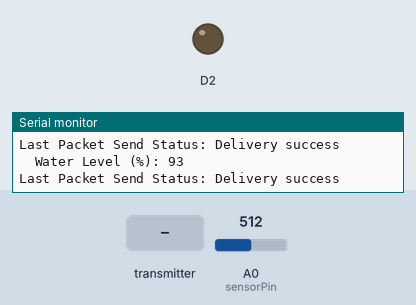
Simulated run of this sketch. Board: ESP8266 (NodeMCU). Shown: output pins drawn as LEDs (lit = HIGH), the last lines printed to the serial monitor. The inputs (shaded band) are chosen by the test bench; at power-on: A0 (sensorPin) = 512.

Above: at 1.2 s.
1.3 s: the transmitter starts sending tankmotor = 1
At 3.2 s:
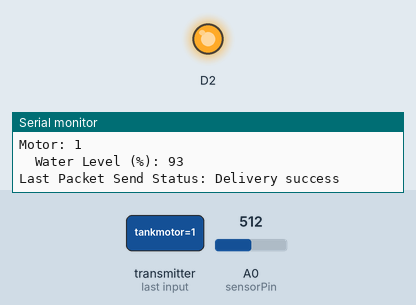
3.5 s: the transmitter starts sending tankmotor = 0
At 4.8 s:
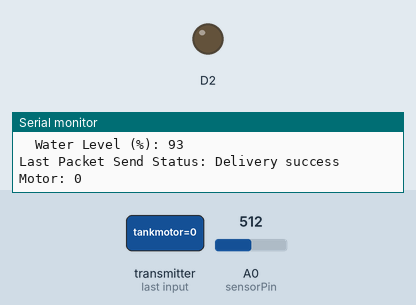
Timing chart, 0 to 6.5 s (numbered marks = the images above; inputs shaded):
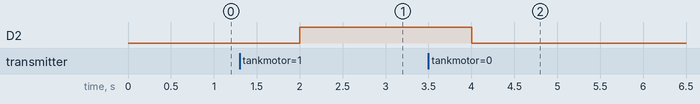

Measured:
- after the input at 1.3 s, D2: LOW → HIGH after 0.70 s
- after the input at 3.5 s, D2: HIGH → LOW after 0.50 s

The sketch:

waterlevel_tankmotor.ino
```cpp
/*
  Flow of the code

  1 - Put WiFi in STA Mode
  2 - Intialize ESPNOW
  3 - Set Role to Combo
  4 - Add peer device
  5 - Define Send Callback Function
  6 - Define Receive Callback Function
*/

#include <ESP8266WiFi.h>
#include <espnow.h>

const int sensorPin = A0;

bool motor;
// REPLACE WITH THE MAC Address of your receiver
uint8_t broadcastAddress[] = {0xC0, 0x49, 0xEF, 0xD3, 0x90, 0x64};
int LED;
typedef struct struct_message {
   char msg[50];
    int pinState;
    bool motion;
    int Soil;
    bool fieldMotor;
    int waterlevel;
    bool tankmotor;
} struct_message;

// Create a struct_message called outgoingReadings to hold outgoing data
struct_message outgoingReadings;

// Create a struct_message called incomingReadings to hold incoming data
struct_message incomingReadings;

// Variable to store if sending data was successful
String success;

// Callback when data is sent
void OnDataSent(uint8_t *mac_addr, uint8_t sendStatus) {
  Serial.print("Last Packet Send Status: ");
  if (sendStatus == 0) {
    Serial.println("Delivery success");
  }
  else {
    Serial.println("Delivery fail");
  }
}

// Callback when data is received
void OnDataRecv(uint8_t * mac, uint8_t *incomingData, uint8_t len) {
  memcpy(&incomingReadings, incomingData, sizeof(incomingReadings));
  // Serial.print("Bytes received: ");
  // Serial.println(len);
  // Serial.print("Data: ");
  // Serial.println(incomingReadings.msg);
  motor = incomingReadings.tankmotor;
  Serial.print("Motor: ");
  Serial.println(motor);
}


void setup() {
  // Init Serial Monitor
  Serial.begin(115200);
  pinMode(D2,OUTPUT);
  digitalWrite(D2,LOW);
  // Set device as a Wi-Fi Station
  WiFi.mode(WIFI_STA);
  WiFi.disconnect();
  // Init ESP-NOW
  if (esp_now_init() != 0) {
    Serial.println("Error initializing ESP-NOW");
    return;
  }

  // Set ESP-NOW Role
  esp_now_set_self_role(ESP_NOW_ROLE_COMBO);

  // Register peer
  esp_now_add_peer(broadcastAddress, ESP_NOW_ROLE_COMBO, 0, NULL, 0);

  // Once ESPNow is successfully Init, we will register for Send CB to
  // get the status of Trasnmitted packet
  esp_now_register_send_cb(OnDataSent);

  // Register for a callback function that will be called when data is received
  esp_now_register_recv_cb(OnDataRecv);
}

void loop() {
  // Send the message
   // Read the PIR sensor
  int sensorValue = analogRead(sensorPin);
  int normalizedValue = map(sensorValue, 0, 550, 0, 100);
  // Check if motion is detected
  normalizedValue = constrain(normalizedValue, 0, 100);
  // if(normalizedValue>95){
  //   digitalWrite(D2,LOW);
  // }
  Serial.print("\tWater Level (%): ");
  Serial.println(normalizedValue);


  strcpy(outgoingReadings.msg, "Hello from NodeMCU");
  outgoingReadings.waterlevel=normalizedValue;
  esp_now_send(broadcastAddress, (uint8_t *) &outgoingReadings, sizeof(outgoingReadings));

  // Delay to allow time for the message to be sent and received

  // Check the received pin state and control the LED accordingly
  if (motor) {
    digitalWrite(D2, HIGH);
  } else {
    digitalWrite(D2, LOW);
  }
  // delay(2000);

  // Delay before sending the next message
  delay(1000);
}
```
